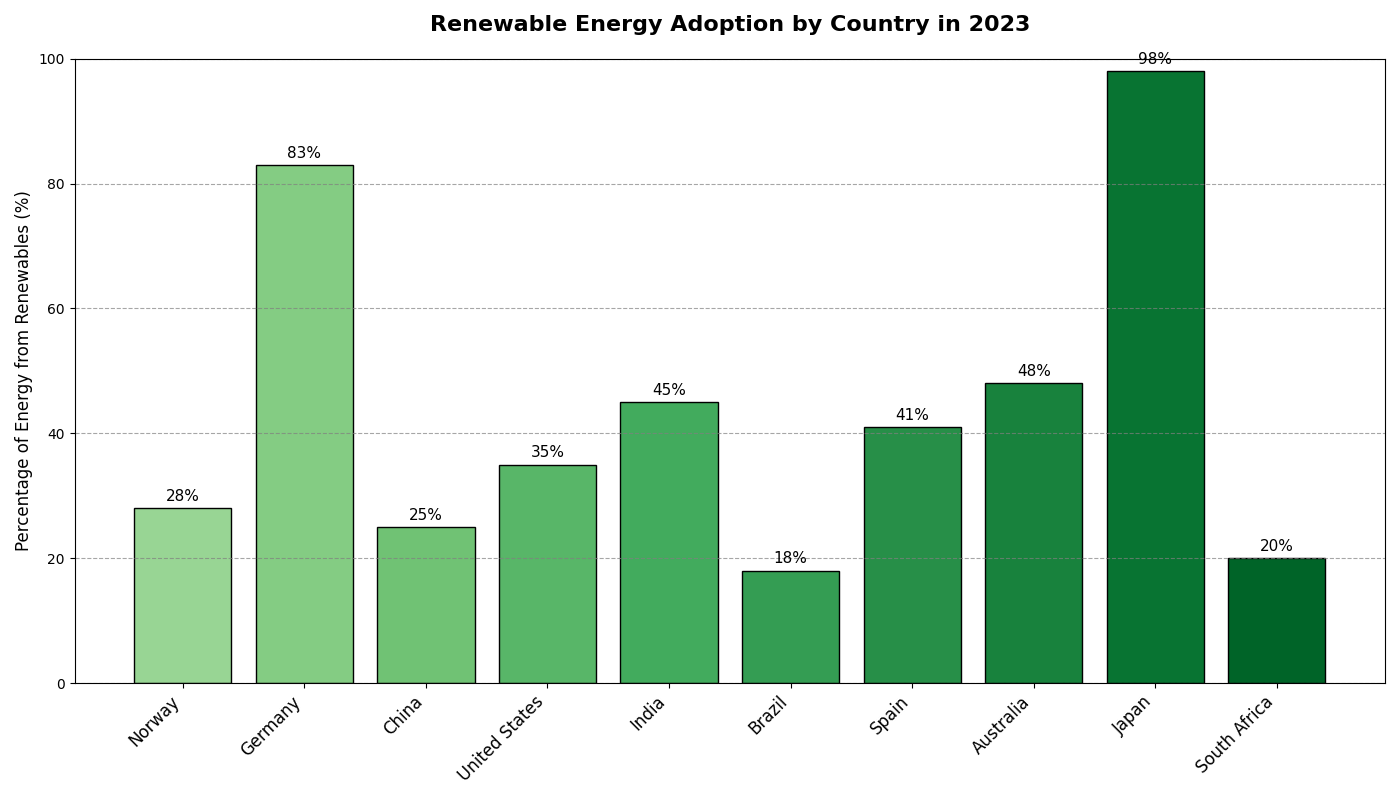

The script that drew this image:
import matplotlib.pyplot as plt
import numpy as np

countries = ['Norway', 'Germany', 'China', 'United States', 'India', 'Brazil', 'Spain', 'Australia', 'Japan', 'South Africa']
# Shuffled renewable percentages to satisfy random alteration
renewable_percentages = [28, 83, 25, 35, 45, 18, 41, 48, 98, 20]

# Retain colors mapping to match altered data
colors = plt.cm.Greens(np.linspace(0.4, 0.9, len(countries)))

fig, ax1 = plt.subplots(figsize=(14, 8))

bars = ax1.bar(countries, renewable_percentages, color=colors, edgecolor='black')
ax1.set_ylabel('Percentage of Energy from Renewables (%)', fontsize=12)
ax1.set_ylim(0, 100)
ax1.set_xticks(np.arange(len(countries)))
ax1.set_xticklabels(countries, rotation=45, ha='right', fontsize=12)
ax1.yaxis.grid(True, linestyle='--', which='major', color='grey', alpha=0.7)
ax1.bar_label(bars, fmt='%.0f%%', padding=3, fontsize=11)

ax1.set_title('Renewable Energy Adoption by Country in 2023', fontsize=16, fontweight='bold', pad=20)

plt.tight_layout()
plt.show()
